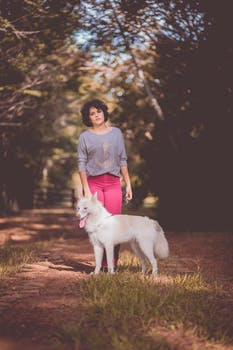
#> input picture Lab/05/dog.jpeg, 233 x 350 px; the run also reads 1 picture not shown here
$ jupyter execute K230047_Lab06.ipynb
#> lines starting #> are read from the running program, lines starting #| are printed output that depends on the picture
[cell 1]
import os
import cv2
import numpy as np
import matplotlib.pyplot as plt
import pywt  # pip install PyWavelets

## Task 1 - Computer Screen Detection using Hough Line Transform

[cell 2]
def make_lab():
    img = np.full((420, 640, 3), 200, np.uint8)
    for r in range(3):
        for c in range(4):
            if (r, c) == (1, 2):          # missing screen
                continue
            x, y = 40 + c * 150, 30 + r * 130
            cv2.rectangle(img, (x, y), (x + 120, y + 80), (40, 40, 40), -1)       # bezel
            on = (r + c) % 3 != 0                                                  # some screens are off
            cv2.rectangle(img, (x + 8, y + 8), (x + 112, y + 72), (230, 200, 120) if on else (15, 15, 15), -1)
            cv2.rectangle(img, (x + 50, y + 80), (x + 70, y + 100), (90, 90, 90), -1)  # stand
    return img

lab = cv2.imread("lab.jpg") if os.path.exists("lab.jpg") else make_lab()
gray = cv2.cvtColor(lab, cv2.COLOR_BGR2GRAY)
edges = cv2.Canny(cv2.GaussianBlur(gray, (5, 5), 0), 20, 60)

lines = cv2.HoughLinesP(edges, 1, np.pi / 180, threshold=40, minLineLength=30, maxLineGap=5)
line_mask = np.zeros_like(gray)
vis = lab.copy()
for x1, y1, x2, y2 in lines[:, 0]:
    ang = abs(np.degrees(np.arctan2(y2 - y1, x2 - x1)))
    if ang < 5 or abs(ang - 90) < 5 or abs(ang - 180) < 5:       # screens have axis-aligned borders
        cv2.line(line_mask, (x1, y1), (x2, y2), 255, 2)
        cv2.line(vis, (x1, y1), (x2, y2), (0, 0, 255), 1)

# merge the fragmented Hough segments of each screen border into one blob -> one bounding box per screen
blobs = cv2.dilate(line_mask, np.ones((15, 15), np.uint8))
cnts, _ = cv2.findContours(blobs, cv2.RETR_EXTERNAL, cv2.CHAIN_APPROX_SIMPLE)
boxes = [cv2.boundingRect(c) for c in cnts]
screens = [(x + 7, y + 7, w - 14, h - 14) for x, y, w, h in boxes if 1.0 < w / h < 2.0 and w * h > 3000]  # undo dilation padding
print("screens found:", len(screens))

[cell 3]
out = lab.copy()
for x, y, w, h in screens:
    on = gray[y:y + h, x:x + w].mean() > 80          # bright inside = screen is on
    cv2.rectangle(out, (x, y), (x + w, y + h), (0, 200, 0) if on else (0, 0, 255), 2)
    cv2.putText(out, "ON" if on else "OFF", (x + 5, y + 18), cv2.FONT_HERSHEY_SIMPLEX, 0.5, (255, 255, 255), 1)

EXPECTED = 12                                          # screens that should be in the lab (3 rows x 4)
print(f"found {len(screens)} of {EXPECTED} -> {EXPECTED - len(screens)} missing")

fig, ax = plt.subplots(1, 4, figsize=(20, 4))
for a, im, t in zip(ax, [cv2.cvtColor(lab, cv2.COLOR_BGR2RGB), edges, cv2.cvtColor(vis, cv2.COLOR_BGR2RGB), cv2.cvtColor(out, cv2.COLOR_BGR2RGB)],
                    ["Input", "Canny edges", "Hough lines (axis-aligned)", "Screens: ON (green) / OFF (red)"]):
    a.imshow(im, cmap="gray"); a.set_title(t); a.axis("off")
plt.show()

**Result:** Canny + probabilistic Hough recovers the (fragmented) straight bezel edges; keeping only near-horizontal/vertical lines and merging each screen's segments into one blob gives a bounding box per screen. Mean brightness inside each region classifies ON/OFF, and comparing the found count with the expected count flags missing monitors. Limitation: it says *how many* are missing, not *which*.

## Task 2 - Asset Tracking using SIFT

[cell 4]
rng = np.random.default_rng(0)

def make_template():
    t = np.full((120, 300, 3), 230, np.uint8)
    for r in range(4):                       # keycaps with different letters => distinctive features
        for c in range(10):
            x, y = 8 + c * 29, 8 + r * 28
            cv2.rectangle(t, (x, y), (x + 24, y + 22), (60, 60, 60), 2)
            cv2.putText(t, chr(65 + (r * 10 + c) % 26), (x + 5, y + 17), cv2.FONT_HERSHEY_SIMPLEX, 0.5, (20, 20, 20), 1)
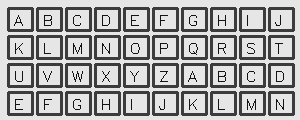
#> t: shape (120, 300, 3); min 20, max 230, mean 172.6
    return t

template = cv2.imread("template.jpg") if os.path.exists("template.jpg") else make_template()

if os.path.exists("scene.jpg"):
    scene = cv2.imread("scene.jpg")
else:
    scene = np.full((500, 700, 3), 180, np.uint8)
    for _ in range(25):                       # clutter
        p = rng.integers(0, 600, 2)
        cv2.rectangle(scene, tuple(map(int, p)), tuple(map(int, p + rng.integers(20, 90, 2))), tuple(int(v) for v in rng.integers(40, 200, 3)), -1)
    M = cv2.getRotationMatrix2D((150, 60), 20, 1.4)
    M[:, 2] += (250, 200)
    warped = cv2.warpAffine(template, M, (700, 500), borderValue=(0, 0, 0))
    mask = cv2.warpAffine(np.full(template.shape[:2], 255, np.uint8), M, (700, 500))
    scene[mask > 0] = warped[mask > 0]
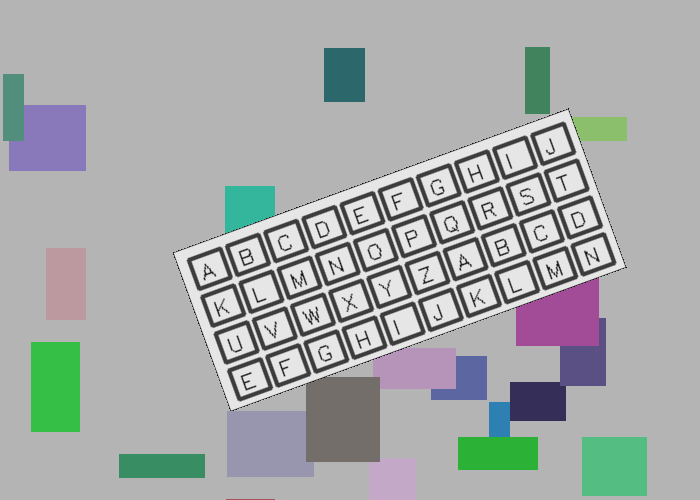
#> scene: shape (500, 700, 3); mean of channels 0, 1, 2 170.6, 171, 166.8; drawn as B, G, R
    scene = np.clip(scene + rng.normal(0, 6, scene.shape), 0, 255).astype(np.uint8)

sift = cv2.SIFT_create()
kp1, d1 = sift.detectAndCompute(cv2.cvtColor(template, cv2.COLOR_BGR2GRAY), None)
#> kp1 = 436 keypoints; strongest (x, y, size): (293, 114, 3.1), (9, 9, 3.1), (293, 9, 3.1), (9, 114, 3.1)
kp2, d2 = sift.detectAndCompute(cv2.cvtColor(scene, cv2.COLOR_BGR2GRAY), None)
#> kp2 = 1183 keypoints; strongest (x, y, size): (342, 269, 2.2), (586, 253, 2.2), (598, 259, 2.3), (330, 262, 2.3)

# Lowe ratio test
good = [m for m, n in cv2.BFMatcher().knnMatch(d1, d2, k=2) if m.distance < 0.75 * n.distance]
#> good = 75 matches
print(f"keypoints: template={len(kp1)} scene={len(kp2)}, good matches={len(good)}")
#| keypoints: template=436 scene=1183, good matches=75

print("ASSET RECOGNISED" if len(good) >= 10 else "not found")
#| ASSET RECOGNISED

match_img = cv2.drawMatches(template, kp1, scene, kp2, good, None, flags=cv2.DrawMatchesFlags_NOT_DRAW_SINGLE_POINTS)

fig, ax = plt.subplots(1, 1, figsize=(16, 6))
ax.imshow(cv2.cvtColor(match_img, cv2.COLOR_BGR2RGB)); ax.set_title("SIFT matches: template (left) -> scene (right)"); ax.axis("off")
plt.show()

**Result:** SIFT keypoints are scale- and rotation-invariant, so the template is found even though the scene copy is rotated by 20 degrees and enlarged 1.4x. The ratio test removes ambiguous matches, so many surviving matches means the asset is present. For several asset types (monitor, keyboard, ...), repeat per template and count the ones with enough inliers.

## Task 3 - Anomaly Detection in Sensor Data using Wavelet Transform

[cell 5]
rng = np.random.default_rng(1)
t = np.arange(2048)
signal = np.sin(2 * np.pi * t / 128) + 0.3 * np.sin(2 * np.pi * t / 32) + rng.normal(0, 0.05, t.size)  # healthy machine
truth = np.zeros(t.size, bool)
for i in (500, 1100):                          # sudden spikes (e.g. impacts)
    signal[i:i + 3] += 2.5; truth[i:i + 3] = True
signal[1500:1560] += 0.8 * np.sin(2 * np.pi * t[1500:1560] / 6); truth[1500:1560] = True   # vibration burst

wavelet, level = "db4", 4
coeffs = pywt.wavedec(signal, wavelet, level=level, mode="periodization")  # periodization avoids edge artefacts
details = coeffs[1:]                           # cD4 ... cD1 (cD1 = finest scale)

d1 = np.abs(details[-1])                       # finest-scale detail: ~0 for smooth signal, large at sudden changes
bad = np.where(d1 > d1.mean() + 3 * d1.std())[0]
flag = np.zeros(t.size, bool)
for k in bad:
    flag[2 * k: 2 * k + 2] = True                  # each level-1 coefficient covers 2 samples

print("anomalies flagged near samples:", sorted(set(int(i) // 50 * 50 for i in np.flatnonzero(flag))))   # injected at ~500, ~1100, ~1500
#| anomalies flagged near samples: [450, 500, 1050, 1100, 1450, 1500]

fig, ax = plt.subplots(2, 1, figsize=(14, 6))
ax[0].plot(t, signal, lw=0.8); ax[0].fill_between(t, signal.min(), signal.max(), where=flag, color="red", alpha=0.3, label="detected")
ax[0].set_title("Sensor signal with detected anomalies"); ax[0].legend()
ax[1].plot(np.abs(details[-1]), lw=0.8); ax[1].set_title("|cD1| finest-scale detail coefficients (spikes = anomalies)")
plt.tight_layout(); plt.show()

**Result:** Normal behaviour lives in the low-frequency approximation, while abrupt changes (spikes, vibration bursts) produce large detail coefficients at fine/mid scales. Flagging coefficients more than 3 standard deviations above the mean flags those regions and maps them back to time, without needing a model of the healthy signal. In real use, replace the synthetic signal with the sensor stream (windowed for real-time) and tune `wavelet`, `level` and the 3-sigma threshold.

## Task 4 - Object Recognition (Using Video) with SIFT

[cell 6]
VIDEO = None  # e.g. "video.mp4"

def make_frames():
    frames = []
    # (scale, angle, occluded?)
    for scale, angle, occ in [(1.0, 0, False), (1.6, 15, False), (0.7, -30, False), (1.3, 45, True), (1.2, 160, False)]:
        f = np.full((500, 700, 3), 170, np.uint8)
        M = cv2.getRotationMatrix2D((150, 60), angle, scale); M[:, 2] += (250, 200)
        warped = cv2.warpAffine(template, M, (700, 500))
        mask = cv2.warpAffine(np.full(template.shape[:2], 255, np.uint8), M, (700, 500))
        f[mask > 0] = warped[mask > 0]
        if occ:
            cv2.rectangle(f, (300, 150), (420, 330), (60, 90, 40), -1)   # something blocks part of the object
        frames.append(f)
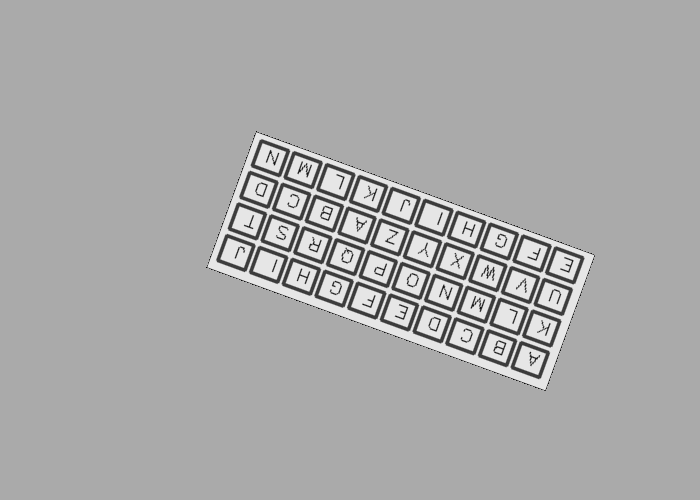
#> f: shape (500, 700, 3); min 3, max 230, mean 170.1
#> after the loop, frames = 5 items
    return frames

if VIDEO:
    cap, frames = cv2.VideoCapture(VIDEO), []
    while len(frames) < 30 and cap.isOpened():
        ok, fr = cap.read()
        if not ok: break
        frames.append(fr)
else:
    frames = make_frames()
#> frames = 5 items

kp_t, d_t = sift.detectAndCompute(cv2.cvtColor(template, cv2.COLOR_BGR2GRAY), None)
#> kp_t has the same summary as kp1
th, tw = template.shape[:2]

def recognise(frame):
    kp, d = sift.detectAndCompute(cv2.cvtColor(frame, cv2.COLOR_BGR2GRAY), None)
#> kp = 486 keypoints; strongest (x, y, size): (259, 209, 3.1), (543, 209, 3.1), (259, 314, 3.1), (543, 314, 3.1)
    good = [m for m, n in cv2.BFMatcher().knnMatch(d_t, d, k=2) if m.distance < 0.75 * n.distance]
#> good = 270 matches
    if len(good) < 10:
        return frame, 0
    src = np.float32([kp_t[m.queryIdx].pt for m in good]).reshape(-1, 1, 2)
#> src = 270 rows, first 8: [11.97, 54.52], [11.97, 54.52], [12.06, 21.41], [12.13, 110.4], [18.16, 40.8], [18.43, 54.33], [18.7, 68.83], [18.86, 77.82]
    dst = np.float32([kp[m.trainIdx].pt for m in good]).reshape(-1, 1, 2)
#> dst = 270 rows, first 8: [262, 254.5], [262, 254.5], [262.1, 221.4], [262.1, 310.4], [268.2, 240.8], [268.4, 254.3], [268.7, 268.8], [268.9, 277.8]
    H, inl = cv2.findHomography(src, dst, cv2.RANSAC, 5.0)
#> H = [[1, -9.95e-05, 250], [0.000117, 1, 200], [5.84e-07, -3.09e-07, 1]]; inl = 270 values from 1 to 1
    if H is None or inl.sum() < 10:
        return frame, 0
    box = cv2.perspectiveTransform(np.float32([[0, 0], [tw, 0], [tw, th], [0, th]]).reshape(-1, 1, 2), H)
#> box = [[250, 200], [550, 200], [550, 320], [250, 320]]
    out = frame.copy()
    cv2.polylines(out, [np.int32(box)], True, (0, 255, 0), 3)        # bounding box around the object
#> out: shape (500, 700, 3)
    return out, int(inl.sum())

results = [recognise(f) for f in frames]
#> in recognise (call 2), `kp, d = sift.detectAndCompute(cv2.cvtColor(frame, cv2.COLOR_BGR2GRAY),..`: kp = 1175 keypoints; strongest (x, y, size): (333, 265, 2.5), (320, 256, 2.6), (625, 279, 2.6), (612, 270, 2.7)
#> in recognise (call 2), `good = [m for m, n in cv2.BFMatcher().knnMatch(d_t, d, k=2) if m.dista..`: good = 133 matches
#> in recognise (call 2), `src = np.float32([kp_t[m.queryIdx].pt for m in good]).reshape(-1, 1, 2)`: src = 133 rows, first 8: [8.85, 8.85], [11.97, 54.52], [11.97, 54.52], [12.06, 21.41], [12.13, 110.4], [18.16, 40.8], [18.43, 54.33], [18.7, 68.83]
#> in recognise (call 2), `dst = np.float32([kp[m.trainIdx].pt for m in good]).reshape(-1, 1, 2)`: dst = 133 rows, first 8: [599.9, 225.4], [184.3, 308.6], [184.3, 308.6], [170.5, 257.3], [207.6, 394.9], [188, 284.8], [194.2, 305.6], [200.3, 327.9]
#> in recognise (call 2), `H, inl = cv2.findHomography(src, dst, cv2.RANSAC, 5.0)`: H = [[1.55, 0.416, 143], [-0.413, 1.55, 229.2], [5.35e-06, 2.66e-06, 1]]; inl = 133 values, max 1 at index 1, min 0 at index 0, mean 0.594
#> in recognise (call 2), `box = cv2.perspectiveTransform(np.float32([[0, 0], [tw, 0], [tw, th], ..`: box = [[143, 229.2], [606.6, 105.2], [656.2, 290.6], [192.8, 414.9]]
#> in recognise (call 2), `cv2.polylines(out, [np.int32(box)], True, (0, 255, 0), 3)`:
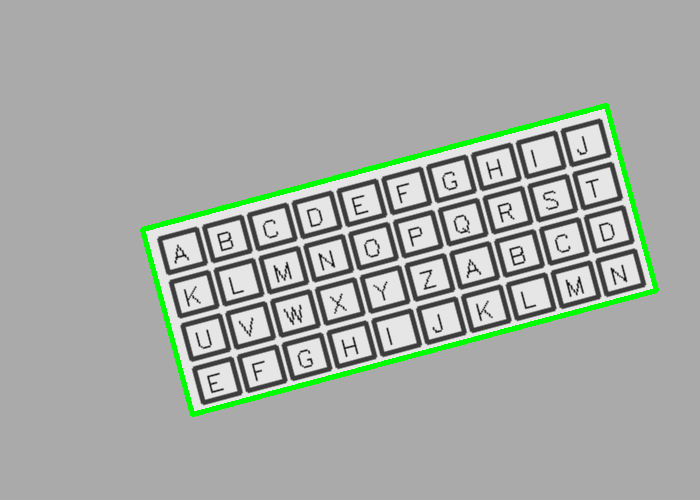
#> out: shape (500, 700, 3); mean of channels 0, 1, 2 166.7, 171.8, 166.7; drawn as B, G, R
#> in recognise (call 3), `kp, d = sift.detectAndCompute(cv2.cvtColor(frame, cv2.COLOR_BGR2GRAY),..`: kp = 574 keypoints; strongest (x, y, size): (468, 342, 2.1), (333, 180, 2.2), (315, 209, 2.2), (495, 296, 1.9)
#> in recognise (call 3), `good = [m for m, n in cv2.BFMatcher().knnMatch(d_t, d, k=2) if m.dista..`: good = 72 matches
#> in recognise (call 3), `src = np.float32([kp_t[m.queryIdx].pt for m in good]).reshape(-1, 1, 2)`: src = 72 rows, first 8: [11.97, 54.52], [11.97, 54.52], [12.06, 21.41], [12.13, 110.4], [18.7, 68.83], [18.86, 77.82], [18.86, 77.82], [23.14, 74.05]
#> in recognise (call 3), `dst = np.float32([kp[m.trainIdx].pt for m in good]).reshape(-1, 1, 2)`: dst = 72 rows, first 8: [318.5, 208.3], [318.5, 208.3], [330.5, 187.8], [298.9, 242.3], [317.4, 219.4], [314.5, 224.9], [314.5, 224.9], [329.1, 207.9]
#> in recognise (call 3), `H, inl = cv2.findHomography(src, dst, cv2.RANSAC, 5.0)`: H = [[0.615, -0.354, 330.3], [0.356, 0.608, 170.8], [2.02e-05, -5.46e-06, 1]]; inl = 72 values, max 1 at index 0, min 0 at index 7, mean 0.569
#> in recognise (call 3), `box = cv2.perspectiveTransform(np.float32([[0, 0], [tw, 0], [tw, th], ..`: box = [[330.3, 170.8], [511.7, 276], [469.8, 348.7], [288, 243.9]]
#> in recognise (call 3), `cv2.polylines(out, [np.int32(box)], True, (0, 255, 0), 3)`:
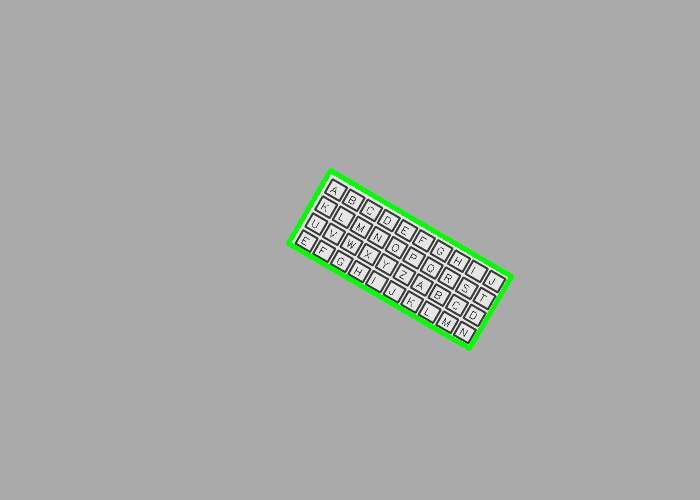
#> out: shape (500, 700, 3); mean of channels 0, 1, 2 168.5, 170.6, 168.5; drawn as B, G, R
#> in recognise (call 4), `kp, d = sift.detectAndCompute(cv2.cvtColor(frame, cv2.COLOR_BGR2GRAY),..`: kp = 694 keypoints; strongest (x, y, size): (553, 181, 2.1), (566, 182, 2.1), (534, 202, 2), (429, 269, 1.9)
#> in recognise (call 4), `kp, d = sift.detectAndCompute(cv2.cvtColor(frame, cv2.COLOR_BGR2GRAY),..`:
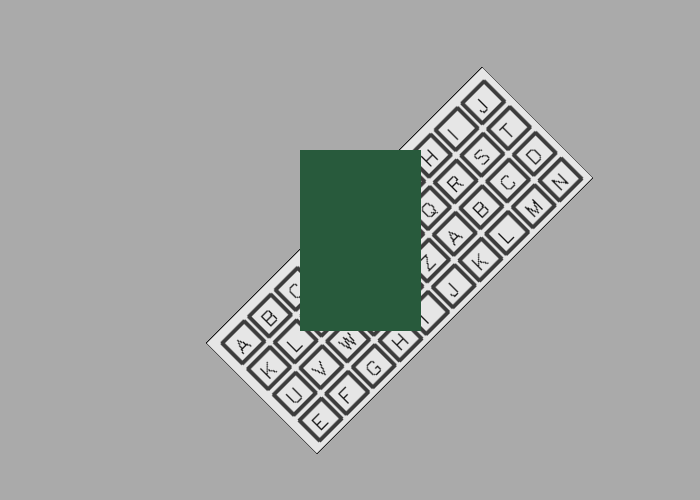
#> frame: shape (500, 700, 3); mean of channels 0, 1, 2 163.3, 165.2, 162; drawn as B, G, R
#> in recognise (call 4), `good = [m for m, n in cv2.BFMatcher().knnMatch(d_t, d, k=2) if m.dista..`: good = 106 matches
#> in recognise (call 4), `src = np.float32([kp_t[m.queryIdx].pt for m in good]).reshape(-1, 1, 2)`: src = 106 rows, first 8: [11.97, 54.52], [11.97, 54.52], [18.16, 40.8], [18.43, 54.33], [18.7, 68.83], [18.86, 77.82], [18.86, 77.82], [25.16, 103.3]
#> in recognise (call 4), `dst = np.float32([kp[m.trainIdx].pt for m in good]).reshape(-1, 1, 2)`: dst = 106 rows, first 8: [267.9, 382], [267.9, 382], [260.9, 363.6], [273.6, 376], [287, 388.9], [295.5, 397.1], [295.5, 397.1], [325.2, 415.3]
#> in recognise (call 4), `H, inl = cv2.findHomography(src, dst, cv2.RANSAC, 5.0)`: H = [[0.921, 0.914, 206.8], [-0.918, 0.917, 342.8], [5.01e-06, -1.42e-05, 1]]; inl = 106 values, max 1 at index 0, min 0 at index 10, mean 0.453
#> in recognise (call 4), `box = cv2.perspectiveTransform(np.float32([[0, 0], [tw, 0], [tw, th], ..`: box = [[206.8, 342.8], [482.3, 67.34], [592.9, 177.5], [317.1, 453.7]]
#> in recognise (call 5), `kp, d = sift.detectAndCompute(cv2.cvtColor(frame, cv2.COLOR_BGR2GRAY),..`: kp = 942 keypoints; strongest (x, y, size): (444, 287, 1.9), (274, 163, 1.9), (270, 152, 2), (448, 297, 2)
#> in recognise (call 5), `good = [m for m, n in cv2.BFMatcher().knnMatch(d_t, d, k=2) if m.dista..`: good = 83 matches
#> in recognise (call 5), `src = np.float32([kp_t[m.queryIdx].pt for m in good]).reshape(-1, 1, 2)`: src = 83 rows, first 8: [12.13, 110.4], [18.16, 40.8], [18.43, 54.33], [18.7, 68.83], [18.86, 77.82], [18.86, 77.82], [25.16, 103.3], [37.93, 64.65]
#> in recognise (call 5), `dst = np.float32([kp[m.trainIdx].pt for m in good]).reshape(-1, 1, 2)`: dst = 83 rows, first 8: [576.6, 260.5], [540.9, 336.3], [546.5, 321.1], [552, 304.6], [435, 321.7], [435, 321.7], [559.3, 262.7], [474.7, 246]
#> results = 5 items
fig, ax = plt.subplots(1, len(results), figsize=(4 * len(results), 3))
for a, (img, n), i in zip(np.atleast_1d(ax), results, range(len(results))):
    a.imshow(cv2.cvtColor(img, cv2.COLOR_BGR2RGB)); a.set_title(f"Frame {i}: {n} inliers"); a.axis("off")
#> this loop made 5 passes
#> n on passes 1 to 5: 270, 79, 41, 48, 63
plt.show()

**Result:** SIFT is scale- and rotation-invariant, so the keyboard is boxed at 0.7x-1.6x size and at any angle. With partial occlusion the visible part still gives enough matching keypoints, so it is still found (fewer inliers). Frames with fewer than 10 inliers are treated as "object not present".

## Task 5 - Panoramic Image with SIFT

[cell 7]
photo = cv2.imread("../05/dog.jpeg")
#> photo is the input picture: shape (350, 233, 3); mean B, G, R 77.5, 84.1, 109.6
h, w = photo.shape[:2]
left, right = photo[:, : int(0.6 * w)], photo[:, int(0.4 * w):]       # overlapping views
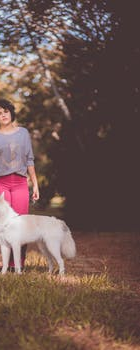
#> right: shape (350, 140, 3); mean B, G, R 79.8, 85.2, 109.3

def stitch(a, b):
    # warp b onto a using SIFT matches
    ka, da = sift.detectAndCompute(cv2.cvtColor(a, cv2.COLOR_BGR2GRAY), None)
#> ka = 668 keypoints; strongest (x, y, size): (126, 33, 2.4), (82, 37, 9), (45, 172, 3.5), (117, 248, 6.6)
    kb, db = sift.detectAndCompute(cv2.cvtColor(b, cv2.COLOR_BGR2GRAY), None)
#> kb = 497 keypoints; strongest (x, y, size): (77, 27, 2.2), (33, 33, 2.4), (62, 5, 2.3), (57, 200, 6.7)
    good = [m for m, n in cv2.BFMatcher().knnMatch(db, da, k=2) if m.distance < 0.75 * n.distance]
#> good = 215 matches
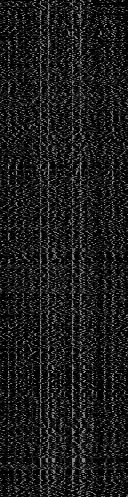
#> db: shape (497, 128) float32; min 0, max 193, mean 27.9
    src = np.float32([kb[m.queryIdx].pt for m in good]).reshape(-1, 1, 2)
#> src = 215 rows, first 8: [2.46, 41.15], [2.51, 301.1], [2.65, 50.87], [3.69, 45.33], [4.42, 10.04], [4.42, 10.04], [4.54, 7.07], [4.97, 85.56]
    dst = np.float32([ka[m.trainIdx].pt for m in good]).reshape(-1, 1, 2)
#> dst = 215 rows, first 8: [95.48, 41.15], [95.5, 301.1], [95.64, 50.86], [96.69, 45.34], [97.42, 10.04], [97.42, 10.04], [97.54, 7.07], [97.97, 85.56]
    H, _ = cv2.findHomography(src, dst, cv2.RANSAC, 5.0)
#> H = [[1, -1.28e-05, 93], [-0.000158, 1, 0.00155], [-2.07e-06, 2.49e-07, 1]]
    pano = cv2.warpPerspective(b, H, (a.shape[1] + b.shape[1], max(a.shape[0], b.shape[0])))
    pano[: a.shape[0], : a.shape[1]] = a
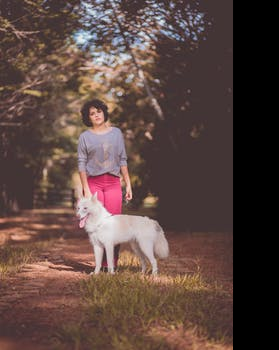
#> pano: shape (350, 279, 3); mean B, G, R 64.7, 70.3, 91.6
    print("matches used:", len(good))
#| matches used: 215
    return pano

pano = stitch(left, right)
cols = np.where(pano.sum(axis=(0, 2)) > 0)[0]                         # crop empty black area
#> cols = 234 values from 0 to 233
pano = pano[:, : cols.max() + 1]
#> pano: shape (350, 234, 3)

fig, ax = plt.subplots(1, 3, figsize=(18, 4), gridspec_kw={"width_ratios": [1, 1, 1.6]})
for a, im, t in zip(ax, [left, right, pano], ["Image 1", "Image 2", "Panorama"]):
    a.imshow(cv2.cvtColor(im, cv2.COLOR_BGR2RGB)); a.set_title(t); a.axis("off")
#> this loop made 3 passes
#> t on passes 1 to 3: 'Image 1', 'Image 2', 'Panorama'
plt.show()

**Result:** SIFT keypoints in the overlapping strip are matched (ratio test), RANSAC estimates the homography that maps image 2 into image 1's frame, and `warpPerspective` places it so the two halves join into one wider image. Real panning photos also need exposure blending at the seam (e.g. `cv2.Stitcher`).

## Task 6 - Lane Detection using the Hough Line Transform

[cell 8]
def make_road():
    r = np.full((400, 640, 3), (90, 90, 90), np.uint8)
    cv2.rectangle(r, (0, 0), (640, 170), (200, 170, 120), -1)                                      # sky
    cv2.fillPoly(r, [np.array([[0, 400], [250, 170], [390, 170], [640, 400]])], (60, 60, 60))      # road
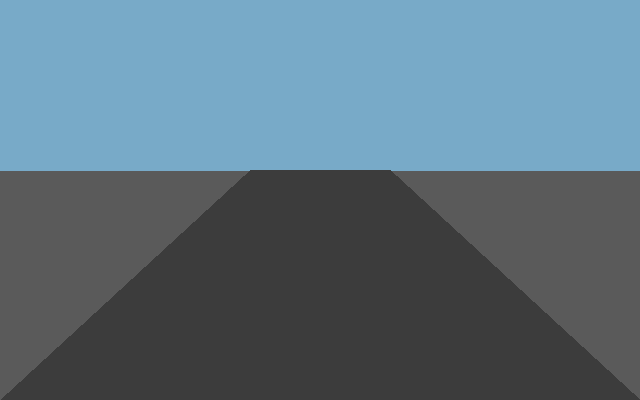
#> r: shape (400, 640, 3); mean of channels 0, 1, 2 126.5, 113.6, 92.3; drawn as B, G, R
    cv2.line(r, (140, 400), (300, 170), (255, 255, 255), 6)                                        # left lane
    cv2.line(r, (520, 400), (340, 170), (255, 255, 255), 6)                                        # right lane
#> (the rest of the program and of its run is left out)
